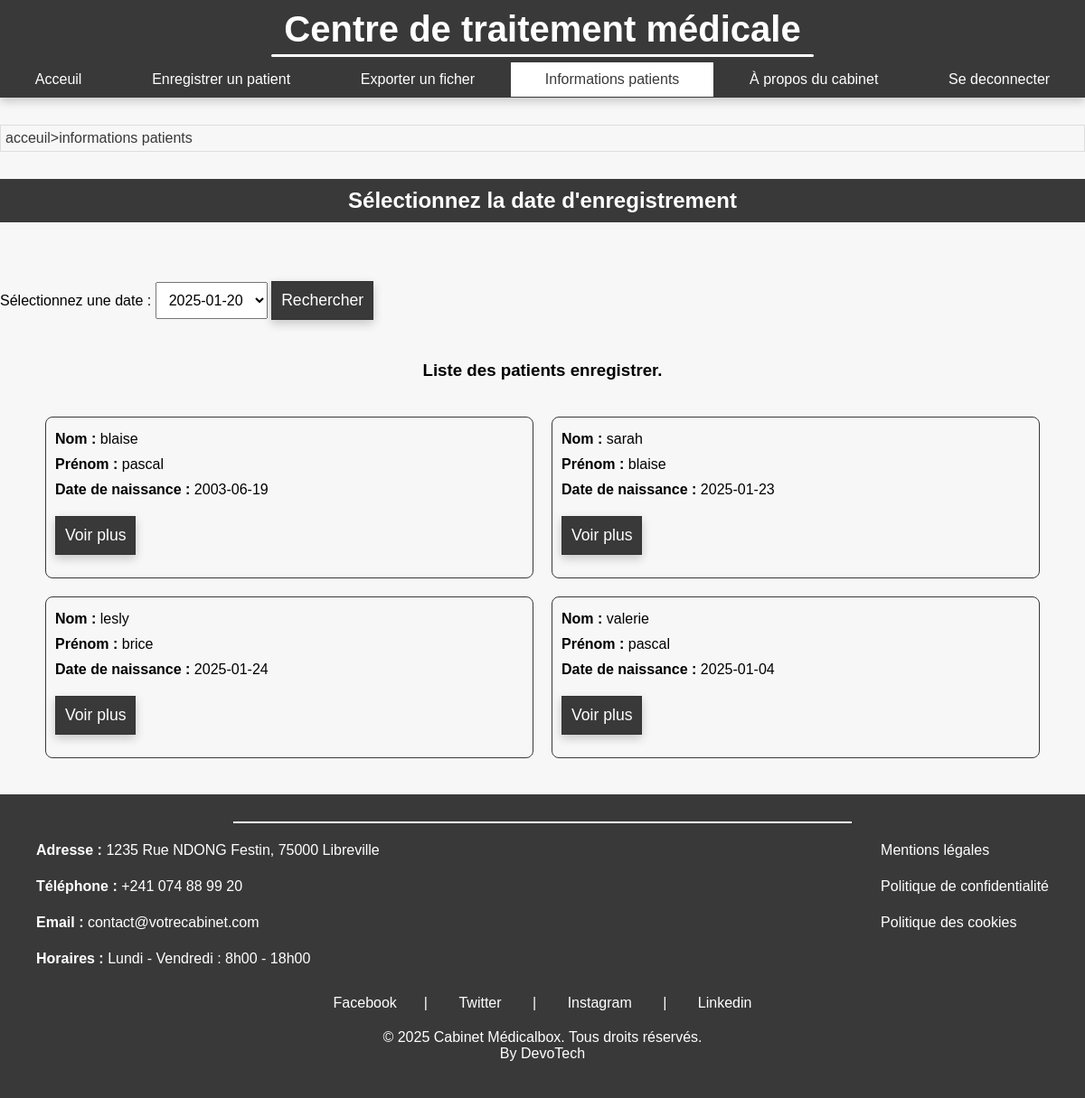
The app's page /admin/PHP/info.php with its own data.
### tables this page shows
CREATE TABLE `ficheData` (
  `id` int(11) NOT NULL,
  `nom` varchar(100) NOT NULL,
  `prenom` varchar(100) NOT NULL,
  `date_naissance` date NOT NULL,
  `nationalite` varchar(100) NOT NULL,
  `sexe` enum('M','F','Autre') NOT NULL,
  `etat_civil` enum('Célibataire','Marié','Divorcé','Veuf') NOT NULL,
  `profession` varchar(100) DEFAULT NULL,
  `telephone` varchar(15) DEFAULT NULL,
  `poids` decimal(5,2) DEFAULT NULL,
  `taille` decimal(5,2) DEFAULT NULL,
  `tour_taille` decimal(5,2) DEFAULT NULL,
  `bmi` decimal(5,2) DEFAULT NULL,
  `motif_consultation` text NOT NULL,
  `hta` varchar(100) DEFAULT '0',
  `obesite` varchar(10) DEFAULT '0',
  `heredite` varchar(10) DEFAULT '0',
  `diabete` varchar(10) DEFAULT '0',
  `tabac` varchar(10) DEFAULT '0',
  `sedentarite` varchar(10) DEFAULT '0',
  `atcd` text DEFAULT NULL,
  `allergie` text DEFAULT NULL,
  `medicaments` text DEFAULT NULL,
  `date_releve` date DEFAULT NULL,
  `pas` int(11) DEFAULT NULL,
  `pad` int(11) DEFAULT NULL,
  `fc` int(11) DEFAULT NULL,
  `temperature` decimal(4,2) DEFAULT NULL,
  `syndrome` text DEFAULT NULL,
  `hypothese_diag` text DEFAULT NULL,
  `ecg` text DEFAULT NULL,
  `echocardio` text DEFAULT NULL,
  `traitement` text DEFAULT NULL,
  `created_at` timestamp NOT NULL DEFAULT current_timestamp()
);

### admin/PHP/info.php (the view, shortened to what this page needs)
<?php
require_once '../process/connectDB.php';
$queryDates = $db->query("SELECT DISTINCT DATE(created_at) AS date FROM ficheData ORDER BY date DESC");
$datesDisponibles = $queryDates->fetchAll(PDO::FETCH_ASSOC);
$dateSelected = $_POST['date'] ?? ($datesDisponibles[0]['date'] ?? null);
$queryPatients = $db->prepare("SELECT * FROM ficheData WHERE DATE(created_at) = :date");
$queryPatients->execute(['date' => $dateSelected]);
$patients = $queryPatients->fetchAll(PDO::FETCH_ASSOC);
?>
<!DOCTYPE html>
<html lang="en">
<head>
	<link rel="stylesheet" type="text/css" href="../CSS/style.css">
	<link rel="stylesheet" type="text/css" href="../CSS/info.css">
</head>
<body>
	<header>
		<div id="logo">Centre de traitement médicale</div>
		<div class="divider">
		</div>
		<nav>
			<a href="../index.html">Acceuil</a>
			<a href="save.php">Enregistrer un patient</a>
			<a href="export.php">Exporter un ficher</a>
			<a href="info.php"  id="active">Informations patients</a>
			<a href="about.php">À propos du cabinet</a>
			<a href="logout.php">Se deconnecter</a>
		</nav>
	</header>
	<main>
		<section class="home">
			<a href="../index.html">acceuil></a><a href="info.php">informations patients</a>
		</section>
		<section class="home1">
			<h2>Sélectionnez la date d'enregistrement</h2>
		</section>
		<section>
			<form method="POST">
				<label for="date">Sélectionnez une date :</label>
				<select name="date" id="date" required>
					<?php foreach ($datesDisponibles as $date): ?>
						<option value="<?= htmlspecialchars($date['date']) ?>"
							<?= $date['date'] === $dateSelected ? 'selected' : '' ?>>
							<?= htmlspecialchars($date['date']) ?>
						</option>
					<?php endforeach; ?>
				</select>
				<button type="submit">Rechercher</button>
			</form>
		</section>
		<section class="home1">
			<h3>Liste des patients enregistrer.</h3>
		</section>
		<section>
			<div id="patients">
        <?php if (!empty($patients)): ?>
            <?php foreach ($patients as $patient): ?>
                <div class="patient">
                    <p><strong>Nom :</strong> <?= htmlspecialchars($patient['nom']) ?></p>
                    <p><strong>Prénom :</strong> <?= htmlspecialchars($patient['prenom']) ?></p>
                    <p><strong>Date de naissance :</strong> <?= htmlspecialchars($patient['date_naissance']) ?></p>
                    <button type="button" onclick="toggleDetails(<?= $patient['id'] ?>)">Voir plus</button>
                </div>
            <?php endforeach; ?>
        <?php else: ?>
            <p>Aucun patient enregistré à cette date.</p>
        <?php endif; ?>
    </div>
		</section>
	</main>
	<footer>
		<div class="divider2"></div>
		<div class="data">
			<ul>
				<li><strong>Adresse :</strong> 1235 Rue NDONG Festin, 75000 Libreville</li>
				<li><strong>Téléphone :</strong> <a href="tel:+241074889920">+241 074 88 99 20</a></li>
				<li><strong>Email :</strong> <a href="mailto:contact@votrecabinet.com">contact@votrecabinet.com</a></li>
				<li><strong>Horaires :</strong> Lundi - Vendredi : 8h00 - 18h00</li>
			</ul>
			<ul>
				<li><a href="../../politique/mentions-legales.html" target="_blank">Mentions légales</a></li>
				<li><a href="../../politique/politique-confidentialite.html" target="_blank">Politique de confidentialité</a></li>
				<li><a href="../../politique/cookies.html" target="_blank">Politique des cookies</a></li>
			</ul>
		</div>
		<div class="copyR1">
			<a href="https://facebook.com/votrecabinet" target="_blank">Facebook</a>|
			<a href="https://twitter.com/votrecabinet" target="_blank">Twitter</a> |
			<a href="https://instagram.com/votrecabinet" target="_blank">Instagram</a>
			|
			<a href="https://linkedin.com/votrecabinet" target="_blank">Linkedin</a>
		</div>
		<div class="copyR">
			<p>© 2025 Cabinet Médicalbox. Tous droits réservés.</p>
			<a href="mywebsite-8le5.onrender.com" target="_blank">By DevoTech</a>
		</div>
	</footer>
</body>
</html>

### admin/CSS/style.css (style rules this page uses)
* { margin: 0; padding: 0; box-sizing: border-box; font-family: 'Arial', sans-serif; }
html { scroll-behavior: smooth; }
body { min-height: 100vh; background-color: #f7f7f7; }
a { text-decoration: none; color: #393939; }
ul { list-style-type: none; }
header { box-shadow: 0px 4px 10px rgba(0, 0, 0, 0.2); }
header, footer { background-color: #393939; }
footer { padding: 30px; color: #fff; }
footer a { color: #fff; }
.home { border: 1px solid rgba(0, 0, 0, 0.1); padding: 5px; }
#logo { font-size: 2.5em; text-align: center; font-weight: bold; padding-top: 10px; color: #fff; }
.divider { height: 3px; background-color: #fff; width: 50%; border-radius: 8px; margin: 5px auto; }
nav { max-width: 1200px; margin: auto; width: 100%; display: flex; }
nav a { color: #fff; display: block; padding: 10px; border: 1px solid transparent; flex-grow: 1; text-align: center; transition: all .2s ease; }
#active { color: #393939; background-color: #fff; border: 1px solid #393939; transition: all .2s ease; }
section { max-width: 1200px; margin: 30px auto; }
input, select { padding: 10px; font-size: 1em; }
button { background-color: #393939; cursor: pointer; border: 1px solid rgba(0, 0, 0, 0.1); margin: 15px auto; padding: 10px; font-size: 1.1em; color: #fff; box-shadow: 0px 4px 10px rgba(0, 0, 0, 0.2); transition: 0.2s ease; }
.data { display: flex; justify-content: space-between; }
.data li { line-height: 40px; }
.divider2 { padding: 0; height: 2px; background-color: #fff; width: 60%; margin: auto; }
footer div { padding: 10px; max-width: 1200px; width: 100%; margin: auto; }
.copyR, .copyR1 { text-align: center; }
.copyR1 a { margin: 0 30px; }

### admin/CSS/info.css (style rules this page uses)
.home1 { text-align: center; }
.home1 h2 { background: #393939; padding: 10px; width: 100%; color: #fff; margin-bottom: 50px; }
.patient { border: 1px solid #393939; border-radius: 8px; padding: 10px; margin: 10px; width: 45%; }
.patient p { padding: 5px 0; }
#patients { width: 100%; display: flex; flex-wrap: wrap; align-items: center; justify-content: center; }

### records on screen
fichedata: nom "blaise", prenom "pascal", date_naissance "2003-06-19"
fichedata: nom "sarah", prenom "blaise", date_naissance "2025-01-23"
fichedata: nom "lesly", prenom "brice", date_naissance "2025-01-24"
fichedata: nom "valerie", prenom "pascal", date_naissance "2025-01-04"

### other values on screen
form field date "2025-01-20"
